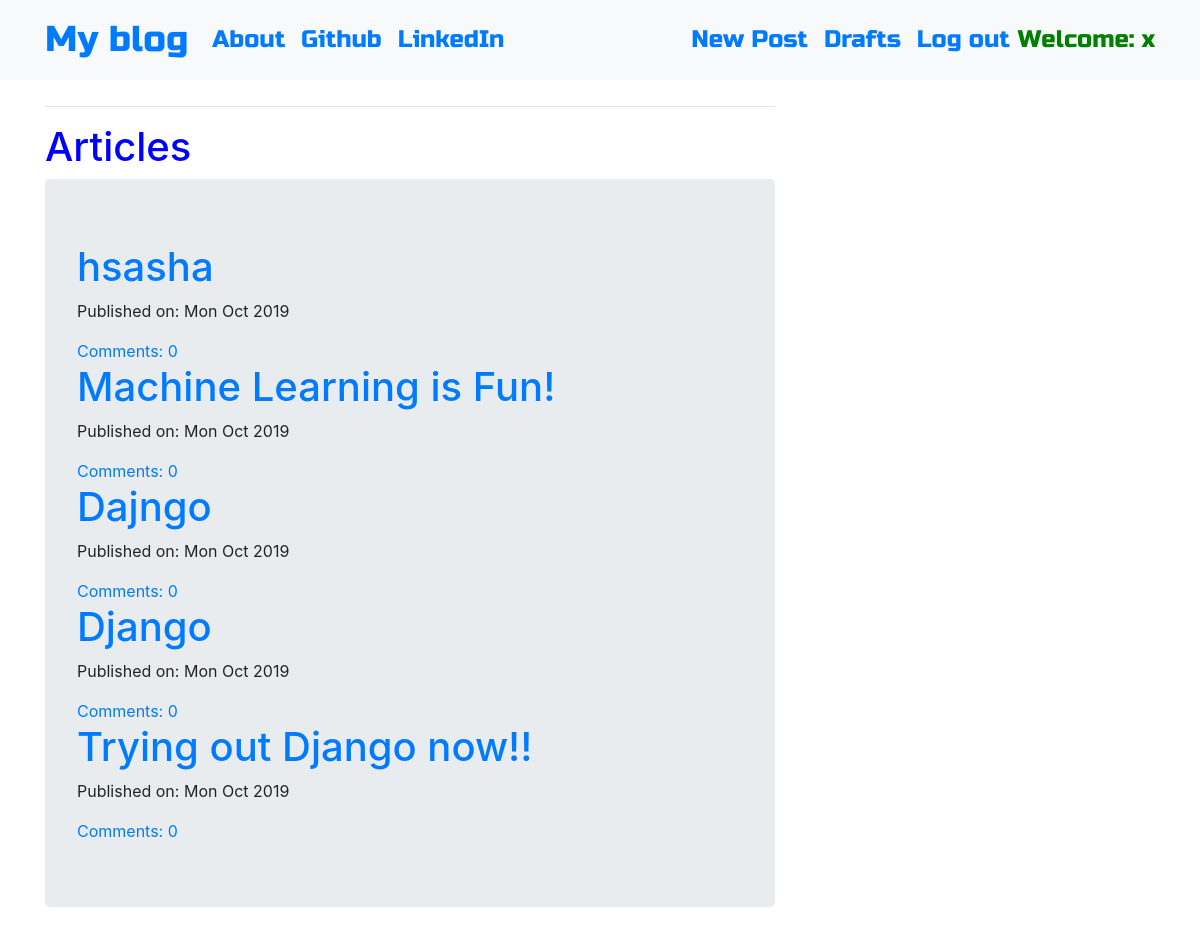
Screenshot of / (signed in) with the database file from the repository.
### blog/models.py (models this page shows, shortened)
class Post(models.Model):
    author = models.ForeignKey('auth.User',on_delete=models.PROTECT)
    title = models.CharField(max_length = 200)
    text = models.TextField()
    created_date = models.DateTimeField(default=timezone.now)
    published_date = models.DateTimeField(blank=True,null=True)
    def approve_comments(self):
        return self.comments.filter(approved_comment=True)

### blog/views.py (the view)
# urls.py: url(r'^$',views.PostListView.as_view(),name='post_list'),
class PostListView(ListView):
    model = Post
    def get_queryset(self):
        return Post.objects.filter(published_date__lte=timezone.now()).order_by('-published_date')

### blog/templates/blog/post_list.html
{% extends "blog/base.html" %}
{% block content %}
<hr>
<h1 style="color:blue;"> Articles </h1>
<div class="jumbotron">
<div class="centerstage">
  {% for post in post_list %}
  <div class="post">
    <h1> <a href="{% url 'post_detail' pk=post.pk %}">{{post.title}}</a> </h1>
    <div class="date">
      <p>Published on: {{ post.published_date|date:"D M Y"}}</p>
    </div>
    <a href="{% url 'post_detail' pk=post.pk %}">Comments: {{ post.approve_comments.count }}</a>
  </div>
  {% endfor %}
</div>
</div>
{% endblock %}

### blog/templates/blog/base.html (shortened to what this page needs)
<!DOCTYPE html>
{% load static %}
<html>
  <head>
    <link rel="stylesheet" href="https://stackpath.bootstrapcdn.com/bootstrap/4.1.3/css/bootstrap.min.css"
>
    <link href="https://maxcdn.bootstrapcdn.com/font-awesome/4.7.0/css/font-awesome.min.css" rel="stylesheet">
    <link href="https://maxcdn.bootstrapcdn.com/font-awesome/4.7.0/css/font-awesome.min.css" rel="stylesheet">
    <link rel="stylesheet" href="//cdn.jsdelivr.net/medium-editor/latest/css/medium-editor.min.css" type="text/css" media="screen" charset="utf-8">
    <link rel="stylesheet" href="{% static 'css/blog.css' %}">
  </head>
  <body class='loader'>
    <nav class="navbar navbar-expand-lg bg-light techfont">
      <div class="container">
        <div class="navbar-nav align-items-center">
          <a class="navbar-brand bigbrand" href="{% url 'post_list' %}">My blog</a>
          <a class="nav-item nav-link" href="{% url 'about' %}">About</a>
          <a class="nav-item nav-link" href="https://www.github.com">Github</a>
          <a class="nav-item nav-link" href="https://www.linkedin.com">LinkedIn</a>
        </div>
        <div class="navbar-nav align-items-center ml-auto">
          {% if user.is_authenticated %}
            <a class="nav-item nav-link" href="{% url 'post_new' %}">New Post</a>
            <a class="nav-item nav-link" href="{% url 'post_draft_list' %}">Drafts</a>
            <a class="nav-item nav-link" href="{% url 'logout' %}">Log out</a>
            <a style="color:green" >Welcome: {{ user.username }}</a>
          {% else %}
            <a class="nav-item nav-link" href="{% url 'login' %}" aria-label="Login">
              <span class="fa fa-user" aria-hidden="true"></span></a>
          {% endif %}
        </div>
      </div>
    </nav>
          <div class="content container">
              <div class="row">
                  <div class="col-md-8">
                    <div class="blog_posts">
                      {% block content %}
                      {% endblock %}
                    </div>
                  </div>
              </div>
          </div>
  </body>
</html>

### blog/static/css/blog.css (style rules this page uses)
.centerstage { margin-left:auto; margin-right: auto; }
.techfont { font-family: 'Russo One', sans-serif; font-size: 1.5em; margin-bottom: 10px; }
.loader { filter:hue-rotate(0deg); color:linear-gradient(45deg,#0f8,#08f); animation:hue 10000ms infinite linear; }
.bigbrand { font-size: 1.5em; }

### rows the page displays
Post: title "hsasha", published_date "Mon Oct 2019", approve_comments.count "0"
Post: title "Machine Learning is Fun!", published_date "Mon Oct 2019", approve_comments.count "0"
Post: title "Dajngo", published_date "Mon Oct 2019", approve_comments.count "0"
Post: title "Django", published_date "Mon Oct 2019", approve_comments.count "0"
Post: title "Trying out Django now!!", published_date "Mon Oct 2019", approve_comments.count "0"

### other values shown
{{ user.username }} "x"
